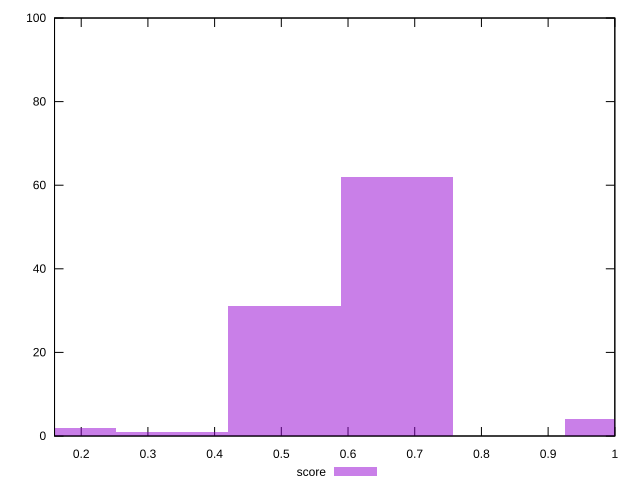

The gnuplot source for this figure:
reset

$score <<EOF
0.6728525029913707 62
0.504639377243528 31
1.009278754487056 4
0.16821312574784267 2
0.33642625149568534 1
EOF

set key outside below
set boxwidth 0.16821312574784267
set xrange [0.16:1]
set yrange [0:100]
set trange [0:100]
set style fill transparent solid 0.5 noborder
set terminal svg size 640, 490 enhanced background rgb 'white'
set output "report_00011_2021-02-09T10:53:21.242Z/max-potential-fid/samples/pages+cached+noadtech+nomedia/score/histogram.svg"

plot $score title "score" with boxes

reset
